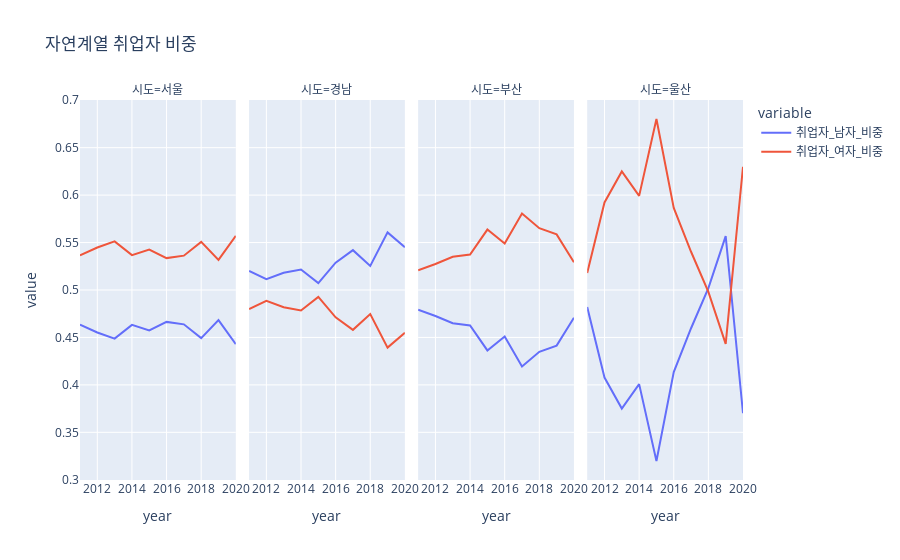

Notebook cell for this chart:
### Code cell
px.line(sum121.query('variable in ["취업자_남자_비중", "취업자_여자_비중"]'), x = 'year', y = 'value', color = 'variable', facet_col = '시도', facet_col_wrap=4, category_orders={'시도':['서울', '경남', '부산', '울산']},
        title = "자연계열 취업자 비중")

### Figure 1 — Plotly figure (JSON) as saved in the notebook; plotly's stock layout.template omitted (floating-point values rounded to 4 significant figures)
{"data": [{"hovertemplate": "variable=취업자_남자_비중<br>시도=서울<br>year=%{x}<br>value=%{y}<extra></extra>", "legendgroup": "취업자_남자_비중", "line": {"color": "#636efa", "dash": "solid"}, "marker": {"symbol": "circle"}, "mode": "lines", "name": "취업자_남자_비중", "orientation": "v", "showlegend": true, "type": "scatter", "x": [2011, 2012, 2013, 2014, 2015, 2016, 2017, 2018, 2019, 2020], "xaxis": "x", "y": [0.4635, 0.4552, 0.4488, 0.4633, 0.4573, 0.4664, 0.4638, 0.4493, 0.4683, 0.443], "yaxis": "y"}, {"hovertemplate": "variable=취업자_남자_비중<br>시도=경남<br>year=%{x}<br>value=%{y}<extra></extra>", "legendgroup": "취업자_남자_비중", "line": {"color": "#636efa", "dash": "solid"}, "marker": {"symbol": "circle"}, "mode": "lines", "name": "취업자_남자_비중", "orientation": "v", "showlegend": false, "type": "scatter", "x": [2011, 2012, 2013, 2014, 2015, 2016, 2017, 2018, 2019, 2020], "xaxis": "x2", "y": [0.5201, 0.5115, 0.5182, 0.5216, 0.5072, 0.5288, 0.542, 0.5253, 0.5607, 0.545], "yaxis": "y2"}, {"hovertemplate": "variable=취업자_남자_비중<br>시도=부산<br>year=%{x}<br>value=%{y}<extra></extra>", "legendgroup": "취업자_남자_비중", "line": {"color": "#636efa", "dash": "solid"}, "marker": {"symbol": "circle"}, "mode": "lines", "name": "취업자_남자_비중", "orientation": "v", "showlegend": false, "type": "scatter", "x": [2011, 2012, 2013, 2014, 2015, 2016, 2017, 2018, 2019, 2020], "xaxis": "x3", "y": [0.4793, 0.4726, 0.465, 0.4626, 0.4363, 0.451, 0.4194, 0.4349, 0.4414, 0.4708], "yaxis": "y3"}, {"hovertemplate": "variable=취업자_남자_비중<br>시도=울산<br>year=%{x}<br>value=%{y}<extra></extra>", "legendgroup": "취업자_남자_비중", "line": {"color": "#636efa", "dash": "solid"}, "marker": {"symbol": "circle"}, "mode": "lines", "name": "취업자_남자_비중", "orientation": "v", "showlegend": false, "type": "scatter", "x": [2011, 2012, 2013, 2014, 2015, 2016, 2017, 2018, 2019, 2020], "xaxis": "x4", "y": [0.482, 0.4077, 0.3751, 0.4008, 0.3198, 0.4135, 0.4597, 0.502, 0.5568, 0.3701], "yaxis": "y4"}, {"hovertemplate": "variable=취업자_여자_비중<br>시도=서울<br>year=%{x}<br>value=%{y}<extra></extra>", "legendgroup": "취업자_여자_비중", "line": {"color": "#EF553B", "dash": "solid"}, "marker": {"symbol": "circle"}, "mode": "lines", "name": "취업자_여자_비중", "orientation": "v", "showlegend": true, "type": "scatter", "x": [2011, 2012, 2013, 2014, 2015, 2016, 2017, 2018, 2019, 2020], "xaxis": "x", "y": [0.5365, 0.5448, 0.5512, 0.5367, 0.5427, 0.5336, 0.5362, 0.5507, 0.5317, 0.557], "yaxis": "y"}, {"hovertemplate": "variable=취업자_여자_비중<br>시도=경남<br>year=%{x}<br>value=%{y}<extra></extra>", "legendgroup": "취업자_여자_비중", "line": {"color": "#EF553B", "dash": "solid"}, "marker": {"symbol": "circle"}, "mode": "lines", "name": "취업자_여자_비중", "orientation": "v", "showlegend": false, "type": "scatter", "x": [2011, 2012, 2013, 2014, 2015, 2016, 2017, 2018, 2019, 2020], "xaxis": "x2", "y": [0.4799, 0.4885, 0.4818, 0.4784, 0.4928, 0.4712, 0.458, 0.4747, 0.4393, 0.455], "yaxis": "y2"}, {"hovertemplate": "variable=취업자_여자_비중<br>시도=부산<br>year=%{x}<br>value=%{y}<extra></extra>", "legendgroup": "취업자_여자_비중", "line": {"color": "#EF553B", "dash": "solid"}, "marker": {"symbol": "circle"}, "mode": "lines", "name": "취업자_여자_비중", "orientation": "v", "showlegend": false, "type": "scatter", "x": [2011, 2012, 2013, 2014, 2015, 2016, 2017, 2018, 2019, 2020], "xaxis": "x3", "y": [0.5207, 0.5274, 0.535, 0.5374, 0.5637, 0.549, 0.5806, 0.5651, 0.5586, 0.5292], "yaxis": "y3"}, {"hovertemplate": "variable=취업자_여자_비중<br>시도=울산<br>year=%{x}<br>value=%{y}<extra></extra>", "legendgroup": "취업자_여자_비중", "line": {"color": "#EF553B", "dash": "solid"}, "marker": {"symbol": "circle"}, "mode": "lines", "name": "취업자_여자_비중", "orientation": "v", "showlegend": false, "type": "scatter", "x": [2011, 2012, 2013, 2014, 2015, 2016, 2017, 2018, 2019, 2020], "xaxis": "x4", "y": [0.518, 0.5923, 0.6249, 0.5992, 0.6802, 0.5865, 0.5403, 0.498, 0.4432, 0.6299], "yaxis": "y4"}], "layout": {"annotations": [{"font": {}, "showarrow": false, "text": "시도=서울", "x": 0.1175, "xanchor": "center", "xref": "paper", "y": 1, "yanchor": "bottom", "yref": "paper"}, {"font": {}, "showarrow": false, "text": "시도=경남", "x": 0.3725, "xanchor": "center", "xref": "paper", "y": 1, "yanchor": "bottom", "yref": "paper"}, {"font": {}, "showarrow": false, "text": "시도=부산", "x": 0.6275, "xanchor": "center", "xref": "paper", "y": 1, "yanchor": "bottom", "yref": "paper"}, {"font": {}, "showarrow": false, "text": "시도=울산", "x": 0.8825, "xanchor": "center", "xref": "paper", "y": 1, "yanchor": "bottom", "yref": "paper"}], "legend": {"title": {"text": "variable"}, "tracegroupgap": 0}, "title": {"text": "자연계열 취업자 비중"}, "xaxis": {"anchor": "y", "domain": [0, 0.235], "title": {"text": "year"}}, "xaxis2": {"anchor": "y2", "domain": [0.255, 0.49], "matches": "x", "title": {"text": "year"}}, "xaxis3": {"anchor": "y3", "domain": [0.51, 0.745], "matches": "x", "title": {"text": "year"}}, "xaxis4": {"anchor": "y4", "domain": [0.765, 1.0], "matches": "x", "title": {"text": "year"}}, "yaxis": {"anchor": "x", "domain": [0, 1], "title": {"text": "value"}}, "yaxis2": {"anchor": "x2", "domain": [0, 1], "matches": "y", "showticklabels": false}, "yaxis3": {"anchor": "x3", "domain": [0, 1], "matches": "y", "showticklabels": false}, "yaxis4": {"anchor": "x4", "domain": [0, 1], "matches": "y", "showticklabels": false}}}
